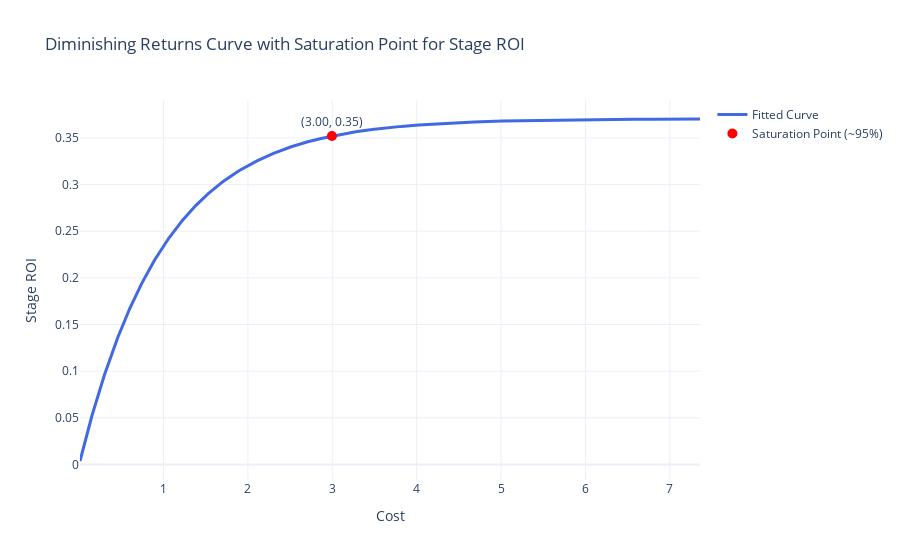

This figure's notebook cell:
### Code cell
import plotly.graph_objects as go
from scipy.optimize import curve_fit
import numpy as np
import pandas as pd

# Define diminishing returns function
def diminishing_returns(x, a, b):
    return a * (1 - np.exp(-b * x))

# Extract x and y
x = df_grouped['Cost'].values
y = df_grouped['Stage ROI'].values

# Fit the curve
popt, _ = curve_fit(diminishing_returns, x, y, bounds=(0, [np.inf, 1]))
a, b = popt

# Predict fitted values
df_grouped['Fitted ROI'] = diminishing_returns(x, *popt)

# Calculate saturation point (95% of a)
saturation_x = -np.log(0.05) / b
saturation_y = diminishing_returns(saturation_x, *popt)

# Sort for smooth plotting
sorted_df = df_grouped.sort_values(by='Cost')

# Plot
fig = go.Figure()

# Add diminishing returns line
fig.add_trace(go.Scatter(
    x=sorted_df['Cost'],
    y=sorted_df['Fitted ROI'],
    mode='lines',
    name='Fitted Curve',
    line=dict(color='royalblue', width=3)
))

# Add saturation point
fig.add_trace(go.Scatter(
    x=[saturation_x],
    y=[saturation_y],
    mode='markers+text',
    name='Saturation Point (~95%)',
    marker=dict(color='red', size=10),
    text=[f"({saturation_x:.2f}, {saturation_y:.2f})"],
    textposition="top center"
))

# Layout
fig.update_layout(
    title='Diminishing Returns Curve with Saturation Point for Stage ROI',
    xaxis_title='Cost',
    yaxis_title='Stage ROI',
    template='plotly_white'
)

# st.plotly_chart(fig, use_container_width=True)  # Or fig.show() if not in Streamlit
fig.show()

### Figure 1 — Plotly figure (JSON) as saved in the notebook; plotly's stock layout.template omitted (floating-point values rounded to 4 significant figures; data arrays with more than 128 entries replaced by an {"elided": "..."} marker saying what was removed)
{"data": [{"line": {"color": "royalblue", "width": 3}, "mode": "lines", "name": "Fitted Curve", "type": "scatter", "x": {"elided": "7740 float values"}, "y": {"elided": "7740 float values"}}, {"marker": {"color": "red", "size": 10}, "mode": "markers+text", "name": "Saturation Point (~95%)", "text": ["(3.00, 0.35)"], "textposition": "top center", "type": "scatter", "x": [2.996], "y": [0.352]}], "layout": {"title": {"text": "Diminishing Returns Curve with Saturation Point for Stage ROI"}, "xaxis": {"title": {"text": "Cost"}}, "yaxis": {"title": {"text": "Stage ROI"}}}}
